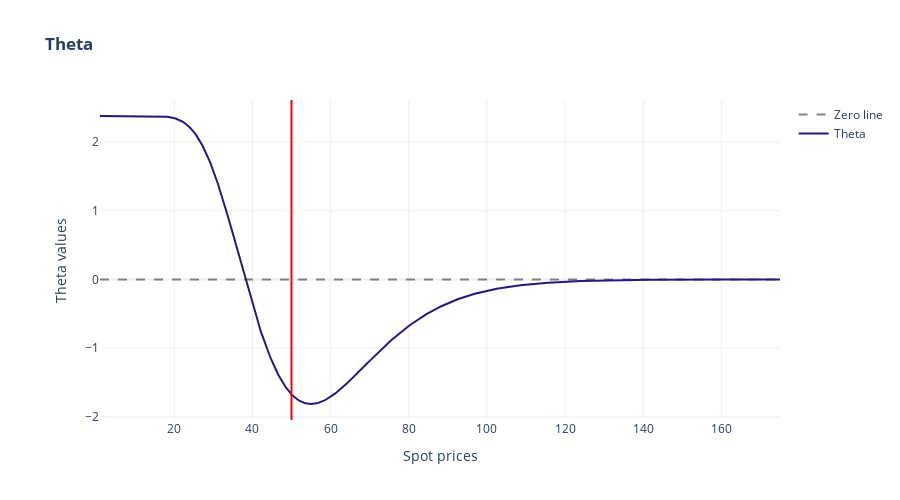

Notebook cell for this chart:
### Code cell
op = ff.Options(s=50, k=50, vol=0.3, t=1, r=0.05, q=0, call_or_put='put', position='long')

graph_greeks(greek='theta', option_object=op)

### Figure 1 — Plotly figure (JSON) as saved in the notebook; plotly's stock layout.template omitted (floating-point values rounded to 4 significant figures; data arrays with more than 128 entries replaced by an {"elided": "..."} marker saying what was removed)
{"data": [{"line": {"color": "gray", "dash": "dash"}, "name": "Zero line", "type": "scatter", "x": {"elided": "1001 float values"}, "y": {"elided": "1001 int values"}}, {"line": {"color": "RGB(39, 24, 126)"}, "name": "Theta", "type": "scatter", "x": {"elided": "1001 float values"}, "y": {"elided": "1001 float values"}}], "layout": {"height": 500, "margin": {"b": 80, "l": 100, "r": 50, "t": 100}, "shapes": [{"line": {"color": "red"}, "type": "line", "x0": 50, "x1": 50, "xref": "x", "y0": 0, "y1": 1, "yref": "y domain"}], "title": {"text": "<b>Theta<b>"}, "width": 900, "xaxis": {"title": {"text": "Spot prices"}}, "yaxis": {"title": {"text": "Theta values"}}}}
